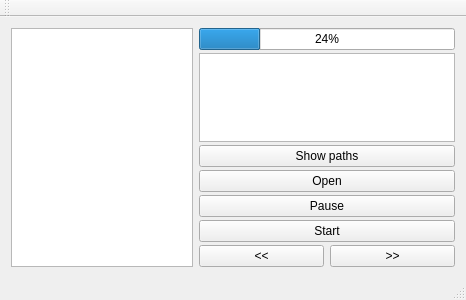
<?xml version="1.0" encoding="UTF-8"?>
<ui version="4.0">
 <class>MainWindow</class>
 <widget class="QMainWindow" name="MainWindow">
  <property name="geometry">
   <rect>
    <x>0</x>
    <y>0</y>
    <width>466</width>
    <height>300</height>
   </rect>
  </property>
  <property name="windowTitle">
   <string>MainWindow</string>
  </property>
  <widget class="QWidget" name="centralWidget">
   <layout class="QHBoxLayout" name="horizontalLayout_2">
    <item>
     <layout class="QVBoxLayout" name="verticalLayout_2">
      <item>
       <widget class="QGraphicsView" name="graphicsView"/>
      </item>
     </layout>
    </item>
    <item>
     <layout class="QVBoxLayout" name="verticalLayout" stretch="0,0,0,0,0,0,0">
      <property name="spacing">
       <number>3</number>
      </property>
      <item>
       <widget class="QProgressBar" name="progressBar">
        <property name="value">
         <number>24</number>
        </property>
       </widget>
      </item>
      <item>
       <widget class="QListWidget" name="listWidget">
        <property name="sizePolicy">
         <sizepolicy hsizetype="Minimum" vsizetype="Expanding">
          <horstretch>0</horstretch>
          <verstretch>0</verstretch>
         </sizepolicy>
        </property>
       </widget>
      </item>
      <item>
       <widget class="QPushButton" name="paths_button">
        <property name="text">
         <string>Show paths</string>
        </property>
       </widget>
      </item>
      <item>
       <widget class="QPushButton" name="open_button">
        <property name="text">
         <string>Open</string>
        </property>
       </widget>
      </item>
      <item>
       <widget class="QPushButton" name="pause_button">
        <property name="sizePolicy">
         <sizepolicy hsizetype="Minimum" vsizetype="Preferred">
          <horstretch>0</horstretch>
          <verstretch>0</verstretch>
         </sizepolicy>
        </property>
        <property name="text">
         <string>Pause</string>
        </property>
       </widget>
      </item>
      <item>
       <widget class="QPushButton" name="restart_button">
        <property name="sizePolicy">
         <sizepolicy hsizetype="Minimum" vsizetype="Preferred">
          <horstretch>0</horstretch>
          <verstretch>0</verstretch>
         </sizepolicy>
        </property>
        <property name="text">
         <string>Start</string>
        </property>
       </widget>
      </item>
      <item>
       <layout class="QHBoxLayout" name="horizontalLayout">
        <item>
         <widget class="QPushButton" name="left_button">
          <property name="text">
           <string>&lt;&lt;</string>
          </property>
         </widget>
        </item>
        <item>
         <widget class="QPushButton" name="right_button">
          <property name="text">
           <string>&gt;&gt;</string>
          </property>
         </widget>
        </item>
       </layout>
      </item>
     </layout>
    </item>
   </layout>
  </widget>
  <widget class="QMenuBar" name="menuBar">
   <property name="geometry">
    <rect>
     <x>0</x>
     <y>0</y>
     <width>466</width>
     <height>21</height>
    </rect>
   </property>
  </widget>
  <widget class="QToolBar" name="mainToolBar">
   <attribute name="toolBarArea">
    <enum>TopToolBarArea</enum>
   </attribute>
   <attribute name="toolBarBreak">
    <bool>false</bool>
   </attribute>
  </widget>
  <widget class="QStatusBar" name="statusBar"/>
 </widget>
 <layoutdefault spacing="6" margin="11"/>
 <resources/>
 <connections/>
</ui>
